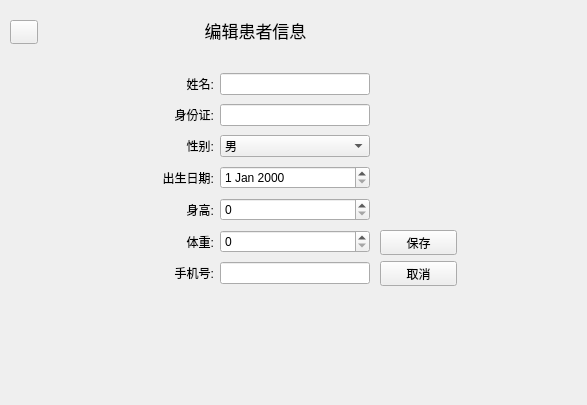
<?xml version="1.0" encoding="UTF-8"?>
<ui version="4.0">
 <class>editPatient</class>
 <widget class="QWidget" name="editPatient">
  <property name="geometry">
   <rect>
    <x>0</x>
    <y>0</y>
    <width>587</width>
    <height>405</height>
   </rect>
  </property>
  <property name="windowTitle">
   <string>Form</string>
  </property>
  <widget class="QLabel" name="label">
   <property name="geometry">
    <rect>
     <x>170</x>
     <y>20</y>
     <width>171</width>
     <height>21</height>
    </rect>
   </property>
   <property name="font">
    <font>
     <pointsize>13</pointsize>
    </font>
   </property>
   <property name="text">
    <string>编辑患者信息</string>
   </property>
   <property name="alignment">
    <set>Qt::AlignmentFlag::AlignCenter</set>
   </property>
  </widget>
  <widget class="QWidget" name="layoutWidget">
   <property name="geometry">
    <rect>
     <x>150</x>
     <y>70</y>
     <width>220</width>
     <height>221</height>
    </rect>
   </property>
   <layout class="QVBoxLayout" name="verticalLayout">
    <item>
     <layout class="QHBoxLayout" name="horizontalLayout_2">
      <item>
       <widget class="QLabel" name="label_3">
        <property name="text">
         <string>姓名:</string>
        </property>
        <property name="alignment">
         <set>Qt::AlignmentFlag::AlignRight|Qt::AlignmentFlag::AlignTrailing|Qt::AlignmentFlag::AlignVCenter</set>
        </property>
       </widget>
      </item>
      <item>
       <widget class="QLineEdit" name="nameline">
        <property name="minimumSize">
         <size>
          <width>150</width>
          <height>0</height>
         </size>
        </property>
        <property name="maximumSize">
         <size>
          <width>150</width>
          <height>16777215</height>
         </size>
        </property>
       </widget>
      </item>
     </layout>
    </item>
    <item>
     <layout class="QHBoxLayout" name="horizontalLayout_3">
      <item>
       <widget class="QLabel" name="label_4">
        <property name="text">
         <string>身份证:</string>
        </property>
        <property name="alignment">
         <set>Qt::AlignmentFlag::AlignRight|Qt::AlignmentFlag::AlignTrailing|Qt::AlignmentFlag::AlignVCenter</set>
        </property>
       </widget>
      </item>
      <item>
       <widget class="QLineEdit" name="cardIdline">
        <property name="minimumSize">
         <size>
          <width>150</width>
          <height>0</height>
         </size>
        </property>
        <property name="maximumSize">
         <size>
          <width>150</width>
          <height>16777215</height>
         </size>
        </property>
       </widget>
      </item>
     </layout>
    </item>
    <item>
     <layout class="QHBoxLayout" name="horizontalLayout_4">
      <item>
       <widget class="QLabel" name="label_5">
        <property name="text">
         <string>性别:</string>
        </property>
        <property name="alignment">
         <set>Qt::AlignmentFlag::AlignRight|Qt::AlignmentFlag::AlignTrailing|Qt::AlignmentFlag::AlignVCenter</set>
        </property>
       </widget>
      </item>
      <item>
       <widget class="QComboBox" name="sexcombox">
        <property name="minimumSize">
         <size>
          <width>150</width>
          <height>0</height>
         </size>
        </property>
        <property name="maximumSize">
         <size>
          <width>150</width>
          <height>16777215</height>
         </size>
        </property>
        <item>
         <property name="text">
          <string>男</string>
         </property>
        </item>
        <item>
         <property name="text">
          <string>女</string>
         </property>
        </item>
       </widget>
      </item>
     </layout>
    </item>
    <item>
     <layout class="QHBoxLayout" name="horizontalLayout_5">
      <item>
       <widget class="QLabel" name="label_6">
        <property name="text">
         <string>出生日期:</string>
        </property>
        <property name="alignment">
         <set>Qt::AlignmentFlag::AlignRight|Qt::AlignmentFlag::AlignTrailing|Qt::AlignmentFlag::AlignVCenter</set>
        </property>
       </widget>
      </item>
      <item>
       <widget class="QDateEdit" name="dateEdit">
        <property name="minimumSize">
         <size>
          <width>150</width>
          <height>0</height>
         </size>
        </property>
        <property name="maximumSize">
         <size>
          <width>150</width>
          <height>16777215</height>
         </size>
        </property>
       </widget>
      </item>
     </layout>
    </item>
    <item>
     <layout class="QHBoxLayout" name="horizontalLayout_6">
      <item>
       <widget class="QLabel" name="label_7">
        <property name="text">
         <string>身高:</string>
        </property>
        <property name="alignment">
         <set>Qt::AlignmentFlag::AlignRight|Qt::AlignmentFlag::AlignTrailing|Qt::AlignmentFlag::AlignVCenter</set>
        </property>
       </widget>
      </item>
      <item>
       <widget class="QSpinBox" name="heightspinBox">
        <property name="minimumSize">
         <size>
          <width>150</width>
          <height>0</height>
         </size>
        </property>
        <property name="maximumSize">
         <size>
          <width>150</width>
          <height>16777215</height>
         </size>
        </property>
        <property name="maximum">
         <number>200</number>
        </property>
       </widget>
      </item>
     </layout>
    </item>
    <item>
     <layout class="QHBoxLayout" name="horizontalLayout_7">
      <item>
       <widget class="QLabel" name="label_8">
        <property name="text">
         <string>体重:</string>
        </property>
        <property name="alignment">
         <set>Qt::AlignmentFlag::AlignRight|Qt::AlignmentFlag::AlignTrailing|Qt::AlignmentFlag::AlignVCenter</set>
        </property>
       </widget>
      </item>
      <item>
       <widget class="QSpinBox" name="weigthspinBox">
        <property name="minimumSize">
         <size>
          <width>150</width>
          <height>0</height>
         </size>
        </property>
        <property name="maximumSize">
         <size>
          <width>150</width>
          <height>16777215</height>
         </size>
        </property>
        <property name="maximum">
         <number>200</number>
        </property>
       </widget>
      </item>
     </layout>
    </item>
    <item>
     <layout class="QHBoxLayout" name="horizontalLayout_8">
      <item>
       <widget class="QLabel" name="label_9">
        <property name="text">
         <string>手机号:</string>
        </property>
        <property name="alignment">
         <set>Qt::AlignmentFlag::AlignRight|Qt::AlignmentFlag::AlignTrailing|Qt::AlignmentFlag::AlignVCenter</set>
        </property>
       </widget>
      </item>
      <item>
       <widget class="QLineEdit" name="phonelineEdit">
        <property name="minimumSize">
         <size>
          <width>150</width>
          <height>0</height>
         </size>
        </property>
        <property name="maximumSize">
         <size>
          <width>150</width>
          <height>16777215</height>
         </size>
        </property>
       </widget>
      </item>
     </layout>
    </item>
   </layout>
  </widget>
  <widget class="QWidget" name="layoutWidget">
   <property name="geometry">
    <rect>
     <x>380</x>
     <y>230</y>
     <width>77</width>
     <height>56</height>
    </rect>
   </property>
   <layout class="QVBoxLayout" name="verticalLayout_2">
    <item>
     <widget class="QPushButton" name="pushButton">
      <property name="text">
       <string>保存</string>
      </property>
     </widget>
    </item>
    <item>
     <widget class="QPushButton" name="pushButton_2">
      <property name="text">
       <string>取消</string>
      </property>
     </widget>
    </item>
   </layout>
  </widget>
  <widget class="QPushButton" name="pushButton_5">
   <property name="geometry">
    <rect>
     <x>10</x>
     <y>20</y>
     <width>28</width>
     <height>24</height>
    </rect>
   </property>
   <property name="text">
    <string/>
   </property>
   <property name="icon">
    <iconset resource="resource.qrc">
     <normaloff>:/return.png</normaloff>:/return.png</iconset>
   </property>
  </widget>
 </widget>
 <resources>
  <include location="resource.qrc"/>
 </resources>
 <connections/>
</ui>
